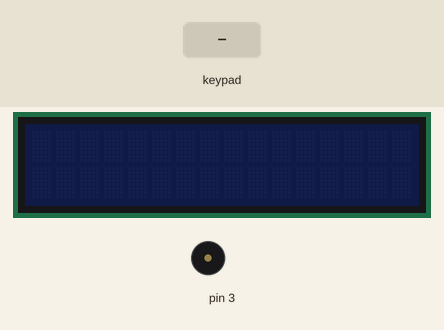
The sketch below on a simulated Arduino Uno, built with avr-gcc and run on an emulated ATmega328P. Shown: 16×2 character LCD, buzzer (waves = sounding). The inputs (shaded band) are chosen by the test bench. What the sketch prints to the serial monitor is not drawn.

Above: at 1.2 s.
1.3 s: keypad keys 1 3 9 7 2 2 2 pressed 0.4 s apart
At 1.51 s:
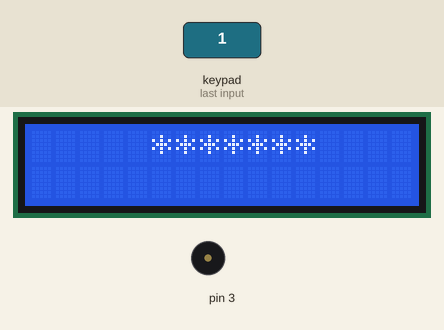
At 2.71 s:
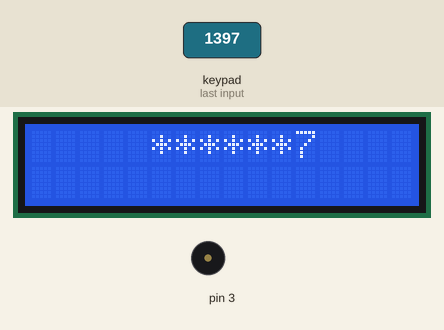
5.6 s: key '1' pressed
7.1 s: keypad keys 7 3 5 5 6 0 8 pressed 0.4 s apart
At 10.7 s:
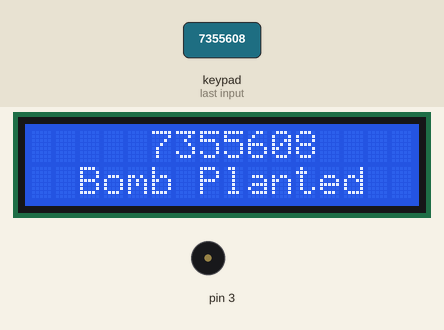
11.4 s: key '2' pressed
Timing chart, 0 to 13.9 s (numbered marks = the images above; inputs shaded):
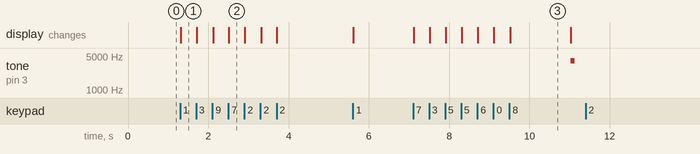

The sketch:

timing_test.ino
```cpp
#include <Keypad.h>
#include <LiquidCrystal_I2C.h>

const byte rows = 4;
const byte cols = 3;
char keys[rows][cols] = {
  {'1', '2', '3'},
  {'4', '5', '6'},
  {'7', '8', '9'},
  {'*', '0', '#'}
};
byte rowPins[rows] = {8, 9, 10, 11};
byte colPins[cols] = {5, 6, 7};
Keypad keypad = Keypad(makeKeymap(keys), rowPins, colPins, rows, cols);

LiquidCrystal_I2C lcd(0x27,16,2);
String code = "7355608";
byte steps = 0;
byte beep = 0;

unsigned long time = 0;
unsigned long start = 0;

void setup() {
  Serial.begin(9600);
  lcd.init();
  lcd.noBacklight();
}

void loop() {
  char key = keypad.getKey();

  processInput(key);
  bombCountdown();
}

void processInput(char input) {
  if (input == NO_KEY) return;
  if (beep == 1) {
    beep = 0;
    lcd.noBacklight();
    return;
  }
  Serial.println("Processing Input");
  Serial.println(steps);
  if (steps == 0) {
    lcd.backlight();
    lcd.clear();
    lcd.setCursor(5, 0);
    lcd.print("*******");
    steps++;
    return;
  }
  if (code.charAt(steps - 1) == input) {
    String displayCode = "";
    int i = 0;
    while (i < (7-steps)) {
      displayCode = displayCode + "*";
      i++;
    }
    i = 0;
    while (i < steps) {
      displayCode = displayCode + code.charAt(i);
      i++;
    }
    lcd.clear();
    lcd.setCursor(5,0);
    lcd.print(displayCode);
    steps++;
    if (steps == 8) {
      lcd.setCursor(2,1);
      lcd.print("Bomb Planted");
      beep = 1;
      start = time = millis();
      steps = 0;
    }
    return;
  }
  steps = 0;
  lcd.clear();
  lcd.noBacklight();
}

void bombCountdown() {
  if (beep == 0) return;
  if (millis() - time < 500) return;
  time = millis();
  if (time - start < 1000) return;
  if (((time - start) / 500) % 2 == 1) {
    lcd.clear();
    lcd.noBacklight();
    tone(3, 4000, 100);
  } else {
    lcd.backlight();
  }
}
```

Measured:
- after the input at 1.3 s, the display: changes at once (image 1)
- after the input at 7.1 s, tone on pin 3: silent → 4000 Hz after 3.9 s, → silent 0.10 s later; the display: first changes at once (image 3 shows a later state)
- after the input at 11.4 s, tone on pin 3: stops changing and stays silent
- what the display in image 3 shows lasts 1.5 s, from 9.5 s to 11.0 s
